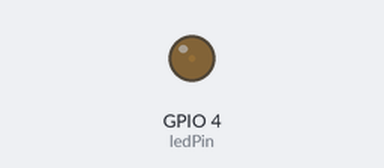
The sketch below on a simulated ESP32. Parts: output pins drawn as LEDs (lit = HIGH).

Above: at 0.05 s.
At 2.15 s:
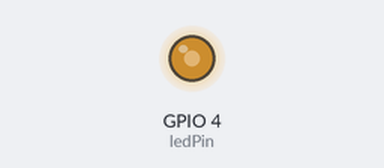
At 3.45 s:
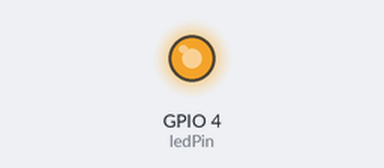
At 6.9 s:
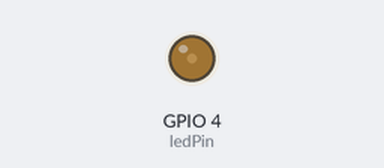
Timing chart, 0 to 10.0 s (numbered marks = the images above):
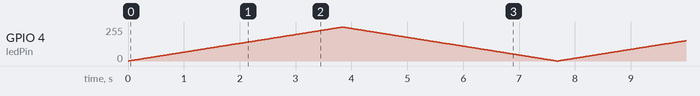

The sketch:

Project_4_ESP32_PWM.ino
```cpp
//the number of the LED pin
#define ledPin 4    // 4 corresponds to GPIO4

// setting PWM properties
#define ledChannel 0  //PWM Channel 0
#define resolution 8  //8-bit resolution，we can control the LED brightness using a value from 0 to 255
#define freq 5000     // PWM signal frequency 5000 Hz

void setup(){
  // configure LED PWM functionalitites
  ledcSetup(ledChannel, freq, resolution);

  // attach the channel to the GPIO to be controlled
  ledcAttachPin(ledPin, ledChannel);
}

void loop(){
  // increase the LED brightness
  for(int dutyCycle = 0; dutyCycle <= 255; dutyCycle++){
    // changing the LED brightness with PWM
    ledcWrite(ledChannel, dutyCycle);
    delay(15);
  }

  // decrease the LED brightness
  for(int dutyCycle = 255; dutyCycle >= 0; dutyCycle--){
    // changing the LED brightness with PWM
    ledcWrite(ledChannel, dutyCycle);
    delay(15);
  }
}
```
